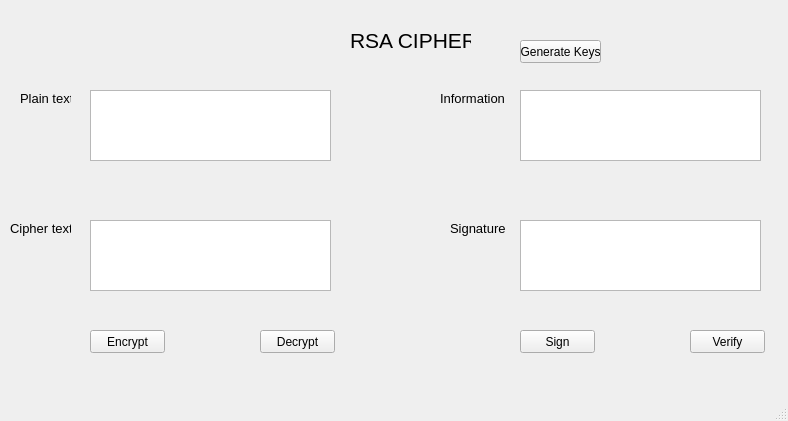
<?xml version="1.0" encoding="UTF-8"?>
<ui version="4.0">
 <class>MainWindow</class>
 <widget class="QMainWindow" name="MainWindow">
  <property name="geometry">
   <rect>
    <x>0</x>
    <y>0</y>
    <width>788</width>
    <height>421</height>
   </rect>
  </property>
  <property name="windowTitle">
   <string>MainWindow</string>
  </property>
  <widget class="QWidget" name="centralwidget">
   <widget class="QLabel" name="label">
    <property name="geometry">
     <rect>
      <x>350</x>
      <y>30</y>
      <width>121</width>
      <height>21</height>
     </rect>
    </property>
    <property name="font">
     <font>
      <pointsize>16</pointsize>
     </font>
    </property>
    <property name="text">
     <string>RSA CIPHER</string>
    </property>
   </widget>
   <widget class="QLabel" name="label_2">
    <property name="geometry">
     <rect>
      <x>20</x>
      <y>90</y>
      <width>51</width>
      <height>16</height>
     </rect>
    </property>
    <property name="font">
     <font>
      <pointsize>10</pointsize>
     </font>
    </property>
    <property name="text">
     <string>Plain text</string>
    </property>
   </widget>
   <widget class="QLabel" name="label_3">
    <property name="geometry">
     <rect>
      <x>10</x>
      <y>220</y>
      <width>61</width>
      <height>16</height>
     </rect>
    </property>
    <property name="font">
     <font>
      <pointsize>10</pointsize>
     </font>
    </property>
    <property name="text">
     <string>Cipher text</string>
    </property>
   </widget>
   <widget class="QLabel" name="label_4">
    <property name="geometry">
     <rect>
      <x>440</x>
      <y>90</y>
      <width>71</width>
      <height>16</height>
     </rect>
    </property>
    <property name="font">
     <font>
      <pointsize>10</pointsize>
     </font>
    </property>
    <property name="text">
     <string>Information</string>
    </property>
   </widget>
   <widget class="QLabel" name="label_5">
    <property name="geometry">
     <rect>
      <x>450</x>
      <y>220</y>
      <width>61</width>
      <height>16</height>
     </rect>
    </property>
    <property name="font">
     <font>
      <pointsize>10</pointsize>
     </font>
    </property>
    <property name="text">
     <string>Signature</string>
    </property>
   </widget>
   <widget class="QPushButton" name="btn_gen_keys">
    <property name="geometry">
     <rect>
      <x>520</x>
      <y>40</y>
      <width>81</width>
      <height>23</height>
     </rect>
    </property>
    <property name="text">
     <string>Generate Keys</string>
    </property>
   </widget>
   <widget class="QPlainTextEdit" name="txt_plain_text">
    <property name="geometry">
     <rect>
      <x>90</x>
      <y>90</y>
      <width>241</width>
      <height>71</height>
     </rect>
    </property>
   </widget>
   <widget class="QPlainTextEdit" name="txt_cipher_text">
    <property name="geometry">
     <rect>
      <x>90</x>
      <y>220</y>
      <width>241</width>
      <height>71</height>
     </rect>
    </property>
   </widget>
   <widget class="QPlainTextEdit" name="txt_info">
    <property name="geometry">
     <rect>
      <x>520</x>
      <y>90</y>
      <width>241</width>
      <height>71</height>
     </rect>
    </property>
   </widget>
   <widget class="QPlainTextEdit" name="txt_sign">
    <property name="geometry">
     <rect>
      <x>520</x>
      <y>220</y>
      <width>241</width>
      <height>71</height>
     </rect>
    </property>
   </widget>
   <widget class="QPushButton" name="btn_encrypt">
    <property name="geometry">
     <rect>
      <x>90</x>
      <y>330</y>
      <width>75</width>
      <height>23</height>
     </rect>
    </property>
    <property name="text">
     <string>Encrypt</string>
    </property>
   </widget>
   <widget class="QPushButton" name="btn_decrypt">
    <property name="geometry">
     <rect>
      <x>260</x>
      <y>330</y>
      <width>75</width>
      <height>23</height>
     </rect>
    </property>
    <property name="text">
     <string>Decrypt</string>
    </property>
   </widget>
   <widget class="QPushButton" name="btn_sign">
    <property name="geometry">
     <rect>
      <x>520</x>
      <y>330</y>
      <width>75</width>
      <height>23</height>
     </rect>
    </property>
    <property name="text">
     <string>Sign</string>
    </property>
   </widget>
   <widget class="QPushButton" name="btn_verify">
    <property name="geometry">
     <rect>
      <x>690</x>
      <y>330</y>
      <width>75</width>
      <height>23</height>
     </rect>
    </property>
    <property name="text">
     <string>Verify</string>
    </property>
   </widget>
  </widget>
  <widget class="QMenuBar" name="menubar">
   <property name="geometry">
    <rect>
     <x>0</x>
     <y>0</y>
     <width>788</width>
     <height>21</height>
    </rect>
   </property>
  </widget>
  <widget class="QStatusBar" name="statusbar"/>
 </widget>
 <resources/>
 <connections/>
</ui>
